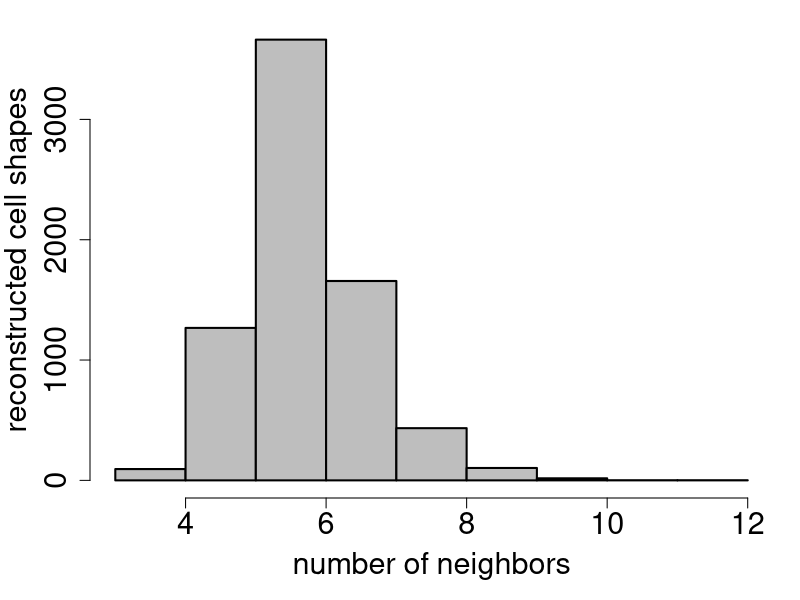

The R script that drew this image:
#x <- read.delim("072112_02_t11_50_neighbor_counts_noborder.txt")
#hist(x$neighbor.cnt, breaks=8)

pdf("neighbor_counts.pdf")
op <- par(mar=(c(5, 4.4, 1, 1.25) + 0.1), lwd=2, ps=22)
## ‘c(bottom, left, top, right)’ ‘c(5, 4, 4, 2) + 0.1’.
y <- read.delim("live_data_output/072112_02_t11_50_neighbor_counts_noborder.txt")
hist(y$neighbor.cnt, col="gray", xlab="number of neighbors", main="", ylab="reconstructed cell shapes", breaks=9)
par(op)
dev.off()

## hist(x$neighbor.cnt, breaks=8, add=T, col="red")

## y <- data.frame(time=x$time, neighbor.cnt=x$neighbor.cnt)



## hist(x$neighbor.cnt[x$time <= 1050])

## boxplot(neighbor.cnts ~ time, data=y, method="jitter")
